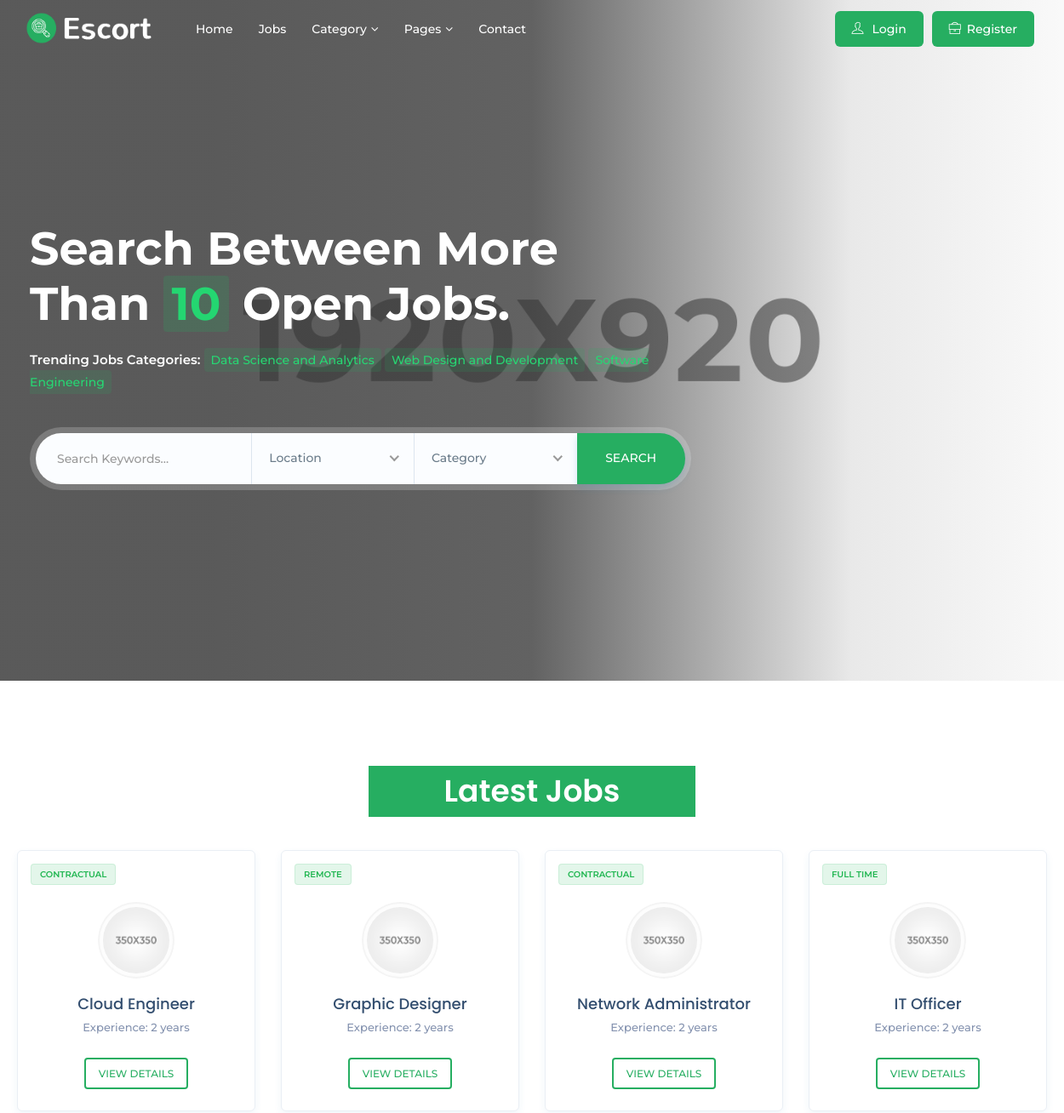
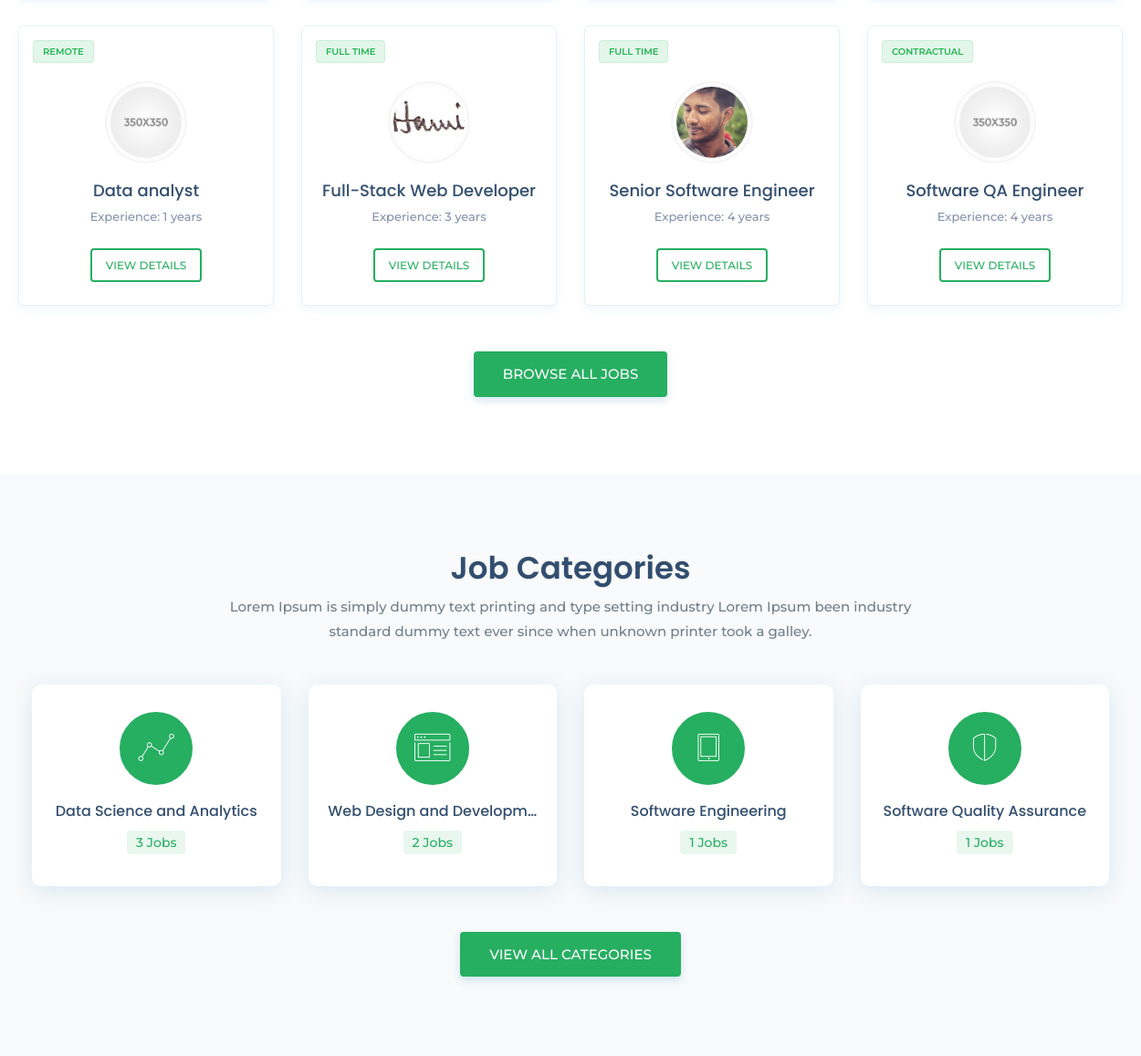
The app's page /cvrecommender/ (upper part), older data (2 pictures, top to bottom).
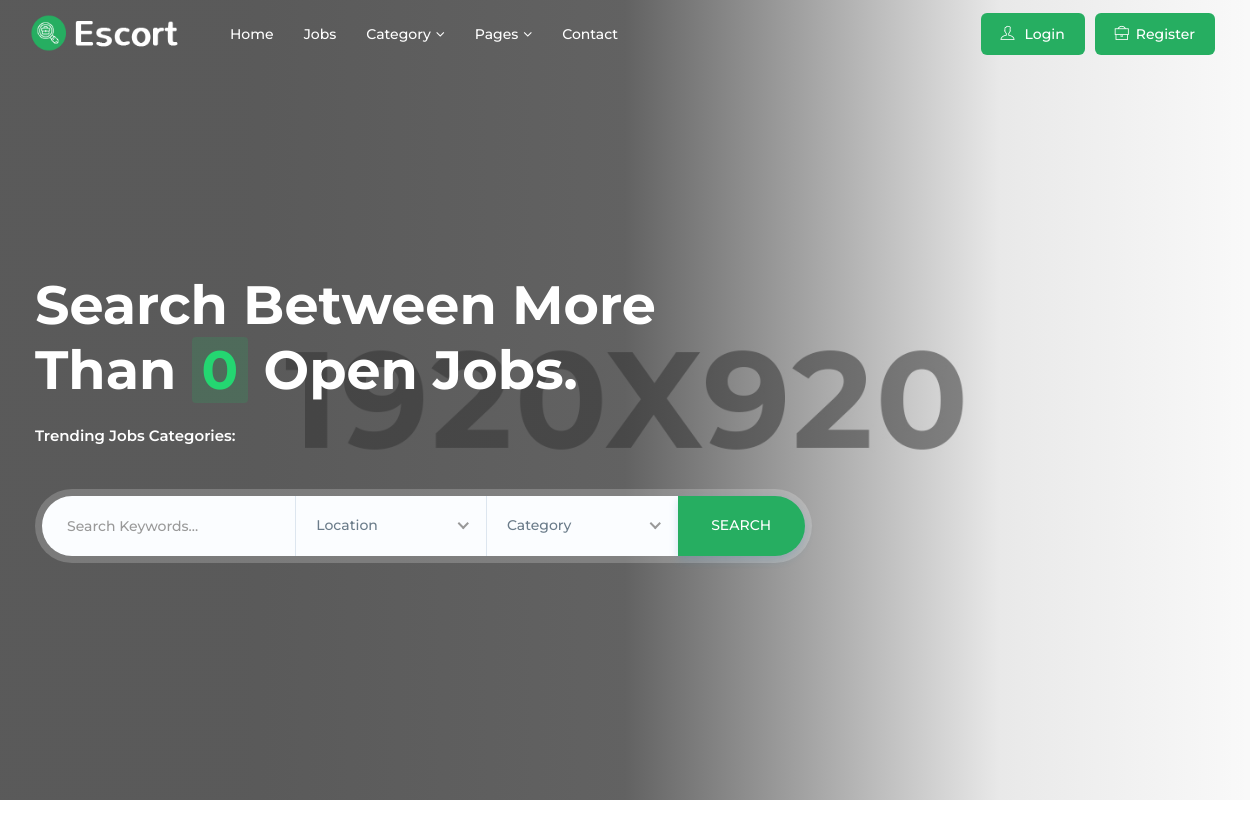
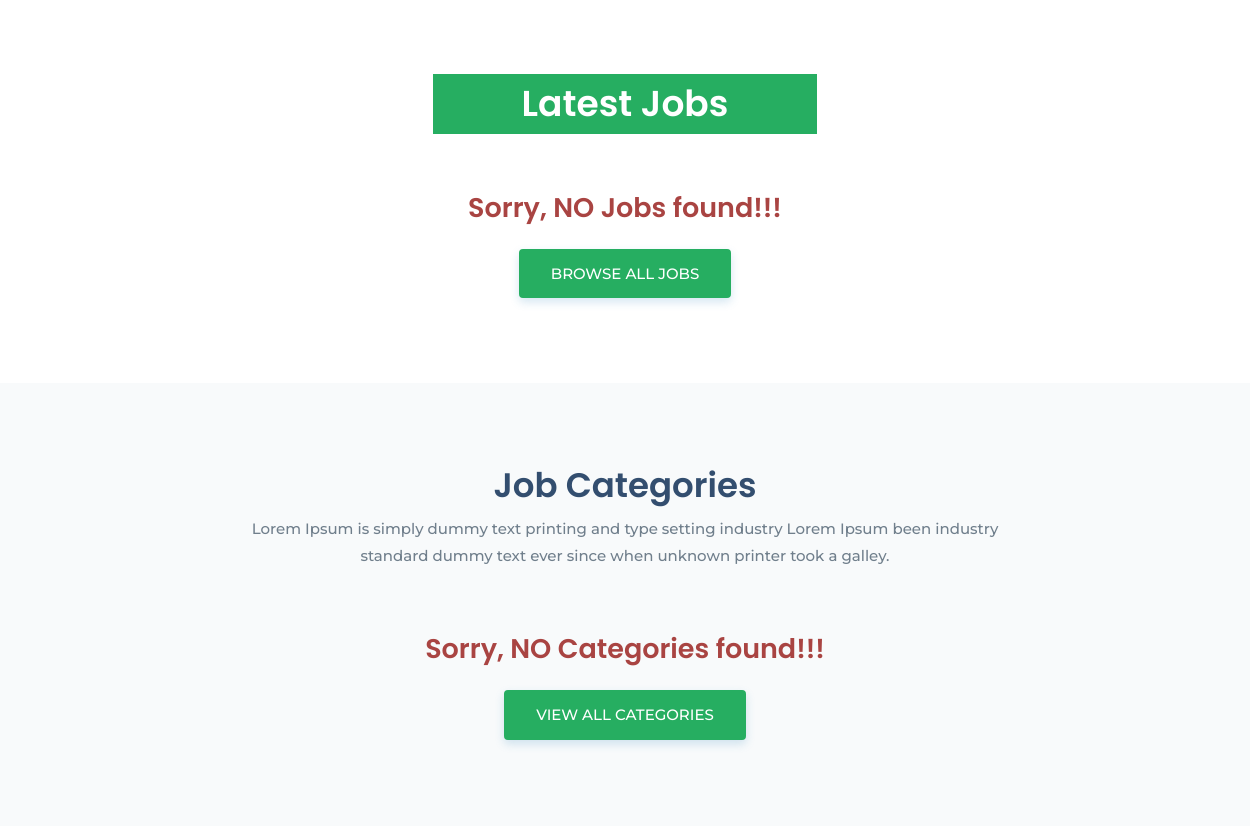
The same page, newer data (2 pictures, top to bottom).
### cvrecommender/models.py (models this page shows, shortened)
class Job(models.Model):
    title = models.CharField(max_length=200)
    slug = models.SlugField(max_length=200, blank=True,
                            help_text='You may keep it blank')
    company_name = models.CharField(max_length=200)
    starting_date = models.DateField(blank=True, null=True)
    deadline = models.DateField(blank=True, null=True)
    salary = models.PositiveIntegerField()
    vacancy = models.PositiveSmallIntegerField(
        validators=[MinValueValidator(1), MaxValueValidator(50)])
    job_category = models.CharField(max_length=50, choices=JOB_CATEGORY)
    job_type = models.CharField(max_length=20, choices=JOB_TYPE)
    email = models.EmailField(max_length=254,)
    phone = models.CharField(max_length=11, blank=True, null=True)
    company_website = models.URLField()
    logo = models.ImageField(null=True, blank=True)
    address = models.TextField(max_length=200)
    division = models.CharField(max_length=15, choices=CITY)
    description = models.TextField()
    responsibility = models.TextField()
    min_education = models.CharField(max_length=20, choices=EDU)
    cgpa = models.DecimalField(max_digits=3, decimal_places=2)
    experience = models.PositiveSmallIntegerField(
        validators=[MinValueValidator(0), MaxValueValidator(15)])
    skill_req = models.TextField(help_text='Input skills with comma')
    skill_bonus = models.CharField(
        max_length=255, blank=True, null=True, help_text='Input skills with comma')
    status = models.CharField(max_length=20, choices=STATUS)
    publish = models.DateField(auto_now_add=True)
    last_modified = models.DateField(auto_now=True)
    recruiter = models.ForeignKey('account.Recruiter',
                                  on_delete=models.CASCADE,
                                  related_name='jobs')
    applicant = models.ManyToManyField('account.Applicant',
                                       related_name='jobs', blank=True)
    objects = models.Manager()         # default manager
    published = PublishedManager()    # custom manager for all published job post
    def get_absolute_url(self):
        return reverse('jobDetail', args=[self.slug])

### cvrecommender/views.py (the view)
# urls.py: 2. Add a URL to urlpatterns:  path('', views.home, name='home')
def home(request):
    all_jobs = Job.objects.all()
    latest_jobs = Job.published.all().order_by('-publish')[:8]
    job_number = Job.published.all().count()
    sorted_cat_dict, sliced_dict, top_3 = sort_dict_and_return(all_jobs)
    context = {'job_number': job_number, 'latest_jobs': latest_jobs,
               'sliced_dict': sliced_dict, 'top_3': top_3}
    return render(request, 'index.html', context)

### custom_scripts/custom_functions.py (called while the page is built)
def jobs_in_dict_with_occurrence_number(all_jobs):
    category_dict = {}
    for job in all_jobs:
        category_dict[job.job_category] = category_dict\
            .get(job.job_category, 0)+1
    return category_dict

def sort_dict_and_return(all_jobs):
    jobs_dict = jobs_in_dict_with_occurrence_number(all_jobs)
    sorted_cat_dict = dict(sorted(jobs_dict.items(),
                                  key=operator.itemgetter(1),
                                  reverse=True))
    sliced_dict = dict(itertools.islice(sorted_cat_dict.items(), 4))
    top_3 = dict(itertools.islice(sorted_cat_dict.items(), 3))
    return sorted_cat_dict, sliced_dict, top_3

### cvrecommender/models.py (called while the page is built)
    def get_queryset(self):
        return super(PublishedManager, self).get_queryset()\
                                            .filter(status='Published')

### cvrecommender/templates/index.html (shortened to what the changed rows need)
{% load static %}
<!DOCTYPE html>
<html class="" lang="zxx">
<head>
<link href="{% static 'assets/plugins/bootstrap/css/bootstrap.min.css' %}" rel="stylesheet">
<link href="{% static 'assets/plugins/bootstrap/css/bootstrap-select.min.css' %}" rel="stylesheet">
<link href="{% static 'assets/plugins/icons/css/icons.css' %}" rel="stylesheet">
<link href="{% static 'assets/plugins/animate/animate.css' %}" rel="stylesheet">
<link href="{% static 'assets/plugins/bootstrap/css/bootsnav.css' %}" rel="stylesheet">
<link href="{% static 'assets/plugins/nice-select/css/nice-select.css' %}" rel="stylesheet">
<link href="{% static 'assets/plugins/aos-master/aos.css' %}" rel="stylesheet">
<link href="{% static 'assets/css/style.css' %}" rel="stylesheet">
<link href="{% static 'assets/css/responsive.css' %}" rel="stylesheet">
</head>
<body class="utf_skin_area">
<div class="utf_main_banner_area" style="background-image:url(assets/img/slider_bg.jpg);" data-overlay="8">
  <div class="container">
    <div class="col-md-8 col-sm-10">
      <div class="caption cl-white home_two_slid">
        <h2>Search Between More Than <span class="theme-cl">{{ job_number }}</span> Open Jobs.</h2>
        <p>Trending Jobs Categories:
          {% for key in top_3 %}
            <span class="trending_key"><a href="{% url 'jobCategory' key %}">{{ key }}</a></span>
          {% endfor %}
        </p>
      </div>
    </div>
  </div>
</div>
<section class="padd-top-80 padd-bot-80">
  <div class="container">
    <div class="row mrg-bot-30">
      <div class="col-sm-4">
        <h2 class="padd-10 theme-bg text-center">Latest Jobs</h2>
      </div>
    </div>
    <div class="row">
      {% for job in latest_jobs %}
        <div class="col-md-3 col-sm-6">
          <div class="utf_grid_job_widget_area"> <span class="job-type full-type">{{ job.job_type }}</span>
            <div class="u-content">
              {% if job.logo %}
                  <div class="avatar box-80"><img class="img-responsive" src="{{ job.logo.url }}" alt="Company Logo"></div>
                {% else %}
                <div class="avatar box-80"><img class="img-responsive" src="{% static 'assets/img/company_logo_1.png' %}" alt="Company Logo"></div>
              {% endif %}
              <h5><a href="{{ job.get_absolute_url }}">{{ job.title }}</a></h5>
              <p class="text-muted">Experience: {{ job.experience }} years</p>
            </div>
            <div class="utf_apply_job_btn_item">
              <a href="{{ job.get_absolute_url }}" class="btn job-browse-btn btn-radius br-light">View Details</a>
            </div>
          </div>
        </div>
      {% empty %}
        <h3 class="text-danger text-center">Sorry, NO Jobs found!!!</h3>
      {% endfor %}
    </div>
  </div>
</section>
<section class="utf_job_category_area">
  <div class="container">
    <div class="row">
      <div class="col-md-8 col-md-offset-2">
        <div class="heading">
          <h2>Job Categories</h2>
        </div>
      </div>
    </div>
    <div class="row">
		<div class="col-md-12">
      {% for key, value in sliced_dict.items %}
        <div class="col-md-3 col-sm-6">
          <a href="{% url 'jobCategory' key %}" title="">
            <div class="utf_category_box_area">
              <div class="utf_category_desc">
                {% if key == 'Software Engineering' %}
                  <div class="utf_category_icon"> <i class="icon-tablet" aria-hidden="true"></i> </div>
                  <div class="category-detail utf_category_desc_text">
                    <h4>{{ key|truncatechars:26 }}</h4>
                    <p>{{ value }} Jobs</p>
                  </div>
                {% elif key == 'Web Design and Development' %}
                  <div class="utf_category_icon"> <i class="icon-browser" aria-hidden="true"></i> </div>
                  <div class="category-detail utf_category_desc_text">
                    <h4>{{ key|truncatechars:24 }}</h4>
                    <p>{{ value }} Jobs</p>
                  </div>
                {% elif key == 'Data Science and Analytics' %}
                  <div class="utf_category_icon"> <i class="icon-linegraph" aria-hidden="true"></i> </div>
                  <div class="category-detail utf_category_desc_text">
                    <h4>{{ key|truncatechars:26 }}</h4>
                    <p>{{ value }} Jobs</p>
                  </div>
                {% elif key == 'Graphic Design' %}
                  <div class="utf_category_icon"> <i class="icon-pictures" aria-hidden="true"></i> </div>
                  <div class="category-detail utf_category_desc_text">
                    <h4>{{ key|truncatechars:26 }}</h4>
                    <p>{{ value }} Jobs</p>
                  </div>
                {% elif key == 'Network and System Admin' %}
                  <div class="utf_category_icon"> <i class="icon-toolbox" aria-hidden="true"></i> </div>
                  <div class="category-detail utf_category_desc_text">
                    <h4>{{ key|truncatechars:26 }}</h4>
                    <p>{{ value }} Jobs</p>
                  </div>
                {% elif key == 'Cloud Computing and Engineering' %}
                  <div class="utf_category_icon"> <i class="icon-cloud" aria-hidden="true"></i> </div>
                  <div class="category-detail utf_category_desc_text">
                    <h4>{{ key|truncatechars:26 }}</h4>
                    <p>{{ value }} Jobs</p>
                  </div>
                {% elif key == 'Information Technology' %}
                  <div class="utf_category_icon"> <i class="ti-world" aria-hidden="true"></i> </div>
                  <div class="category-detail utf_category_desc_text">
                    <h4>{{ key|truncatechars:26 }}</h4>
                    <p>{{ value }} Jobs</p>
                  </div>
                {% elif key == 'Cyber Security' %}
                  <div class="utf_category_icon"> <i class="ti-lock" aria-hidden="true"></i> </div>
                  <div class="category-detail utf_category_desc_text">
                    <h4>{{ key|truncatechars:26 }}</h4>
                    <p>{{ value }} Jobs</p>
                  </div>
                {% elif key == 'Software Quality Assurance' %}
                  <div class="utf_category_icon"> <i class="icon-shield" aria-hidden="true"></i> </div>
                  <div class="category-detail utf_category_desc_text">
                    <h4>{{ key|truncatechars:26 }}</h4>
                    <p>{{ value }} Jobs</p>
                  </div>
                {% endif %}
              </div>
            </div>
          </a>
        </div>
      {% empty %}
        <h3 class="text-danger text-center">Sorry, NO Categories found!!!</h3>
      {% endfor %}
		  <div class="col-md-12 mrg-top-20 text-center">
			<a href="{% url 'allCategories' %}" class="btn theme-btn btn-m">View All Categories</a>
		  </div>
	  </div>
    </div>
  </div>
</section>
</body>
</html>

Row changes from the older to the newer data that the page shows:
removed Job: top_3 "Data Science and Analytics", sliced_dict "Data Science and Analytics"
removed Job: top_3 "Web Design and Development", job_type "FULL TIME", logo (picture), title "Full-Stack Web Developer", experience "3", sliced_dict "Web Design and Developm…"
removed Job: top_3 "Software Engineering", job_type "FULL TIME", logo (picture), title "Senior Software Engineer", experience "4", sliced_dict "Software Engineering"
removed Job: job_type "CONTRACTUAL", title "Cloud Engineer", experience "2"
removed Job: job_type "REMOTE", title "Graphic Designer", experience "2"
removed Job: job_type "CONTRACTUAL", title "Network Administrator", experience "2"
removed Job: job_type "FULL TIME", title "IT Officer", experience "2"
removed Job: job_type "REMOTE", title "Data analyst", experience "1"
removed Job: job_type "CONTRACTUAL", title "Software QA Engineer", experience "4", sliced_dict "Software Quality Assurance"
Text that changed along with them:
{{ job_number }}: "10" → "0"
text now shown: "Sorry, NO Jobs found!!! Sorry, NO Categories found!!!"
list line gone: "3 Jobs"
list line gone: "2 Jobs"
list line gone: "1 Jobs"
